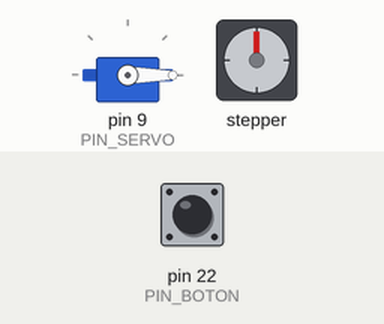
Recording of a sketch running on a simulated Arduino Mega 2560, built with avr-gcc and run on an emulated ATmega2560. Shown: servo, stepper motor. The inputs (shaded band) are chosen by the test bench; at power-on: pin 22 (PIN_BOTON) HIGH. Stepper angles assume 2048 steps per turn.

Above: at 2.2 s.
2.3 s: pin 22 (PIN_BOTON) pulled LOW for 0.15 s
At 3.0 s:
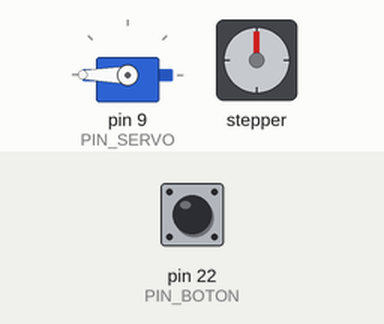
11.4 s: pin 22 (PIN_BOTON) pulled LOW for 3.2 s
At 22.6 s:
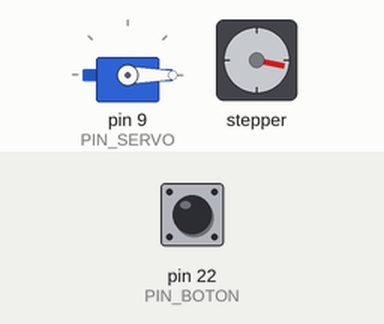
Timing chart, 0 to 26.2 s (numbered marks = the images above; inputs shaded):
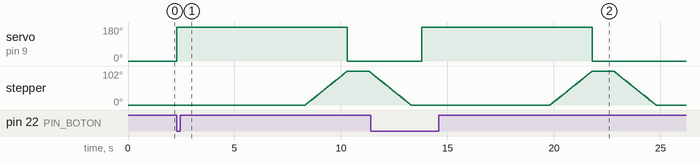

Measured:
- after the input at 2.3 s, servo on pin 9 (PIN_SERVO): 0° → 180° at once, → 0° 8.0 s later; stepper: turns 102° clockwise in 2.0 s, then 5° counter-clockwise in 0.06 s
- after the input at 11.4 s, servo on pin 9 (PIN_SERVO): 0° → 180° after 2.4 s, → 0° 8.0 s later

The sketch:

garra_v4_con_boton.ino
```cpp
/*
  Version 4 — Disparo con boton (D22)
  ──────────────────────────────────────
  Version que disparaba toda la secuencia con un pulsador conectado
  a D22, en vez de correrla sola al encender.

  Se descarto para la demostracion final porque, sin importar el
  componente probado (pulsador comun, pulsador de arcade, switch,
  final de carrera, o incluso un cable tocado a mano contra GND), el
  mismo circuito apagaba la Mega entera al cerrarse. La causa real
  no tenia nada que ver con el boton ni con el hardware de la garra:
  era un error de indentacion en Servidor_mapa.py (la linea
  CLAVE_PUSH quedo metida dentro de otra funcion y nunca se
  ejecutaba), que hacia crashear el servidor de Flask en
  PythonAnywhere. Ver docs/hardware-notes.md para el detalle.

  Se volvio a la version mas simple: correr la secuencia una sola
  vez dentro de setup() al encender (ver garra/garra.ino), evitando
  por completo la necesidad de un pin de disparo externo para el dia
  de la competencia. Este archivo se conserva porque el patron de
  usar un boton es razonable y se podria retomar si se resuelve
  correctamente el cableado del pin de disparo.
*/

#include <AccelStepper.h>
#include <Servo.h>

// IN1=3, IN3=5, IN2=4, IN4=6
AccelStepper motor(AccelStepper::FULL4WIRE, 3, 5, 4, 6);
Servo servoGarra;

const int PIN_SERVO = 9;
const int PIN_BOTON = 22;   // pin que resulto danado en esta Mega
const unsigned long DURACION = 2000;
const float VELOCIDAD = 300;

void moverMotor(float velocidad, unsigned long duracion) {
  motor.setSpeed(velocidad);
  unsigned long inicio = millis();
  while (millis() - inicio < duracion) {
    motor.runSpeed();
  }
}

void secuencia() {
  servoGarra.write(180);
  delay(1000);
  delay(5000);

  moverMotor(VELOCIDAD, DURACION);

  servoGarra.write(0);
  delay(1000);

  moverMotor(-VELOCIDAD, DURACION);
}

void setup() {
  pinMode(PIN_BOTON, INPUT_PULLUP);

  servoGarra.attach(PIN_SERVO);
  servoGarra.write(0);
  delay(1000);

  motor.setMaxSpeed(VELOCIDAD);
}

void loop() {
  if (digitalRead(PIN_BOTON) == LOW) {
    secuencia();
    delay(500);
  }
}
```
